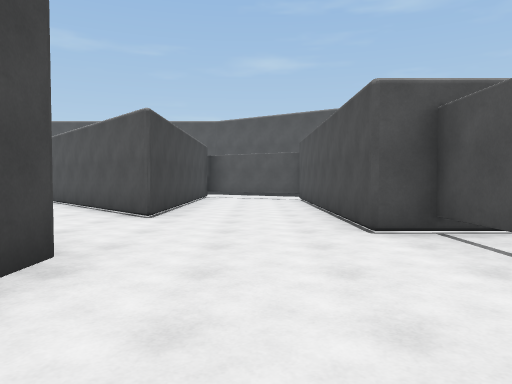
[1] (above)

22 first-person views from a walk through a 3-D level made in the Unity game engine. The camera is 1.3 m above the floor, tilts 2° down and sees 70° across. The floor is counted in squares, 2 m on a side. Each view is taken from the middle of a square. On the plan, view 1 faces up. The plan holds only what a view shows up to about 11 squares ahead; the rest is blank. The place goes on beyond the plan. The player character is not drawn.

[2]
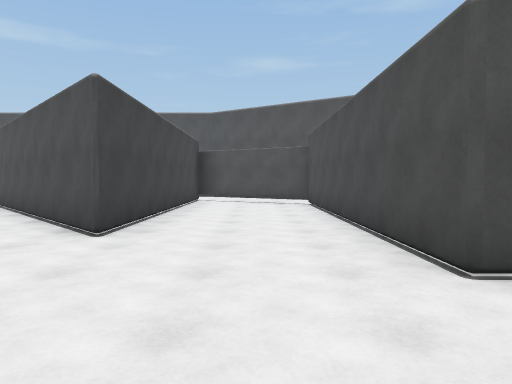

[3]
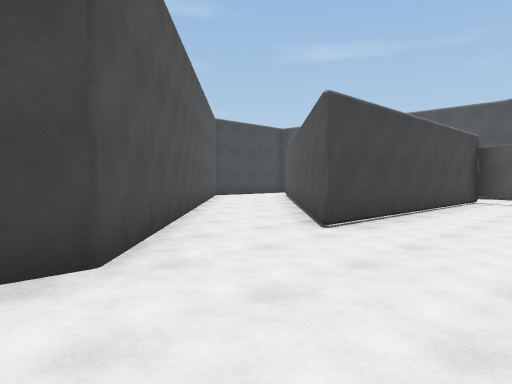

[4]
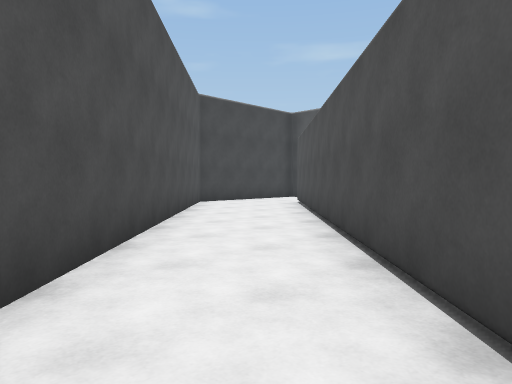

[5]
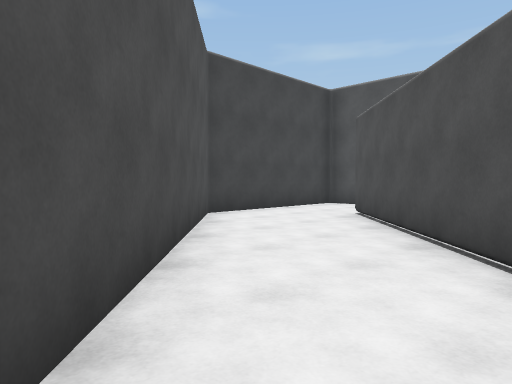

[6]
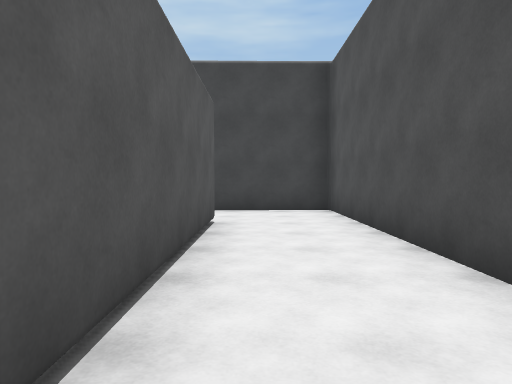

[7]
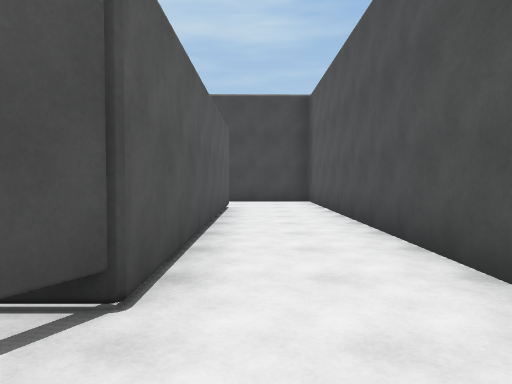

[8]
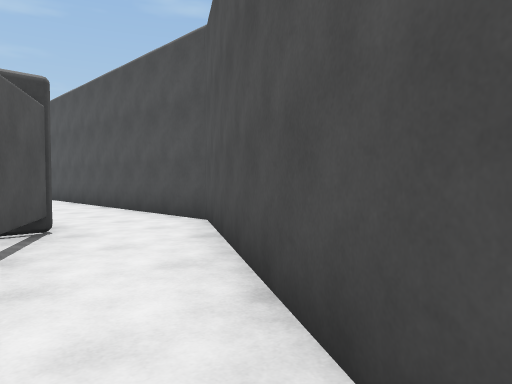

[9]
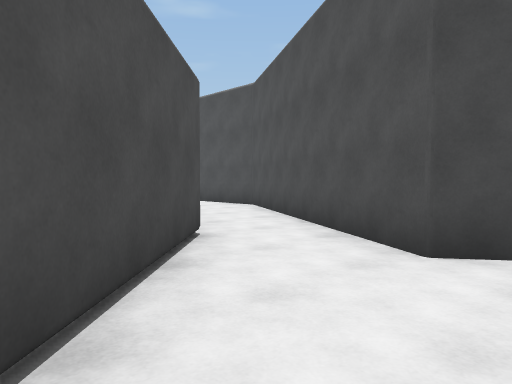

[10]
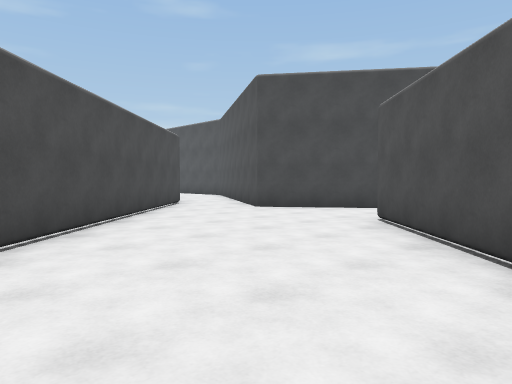

[11]
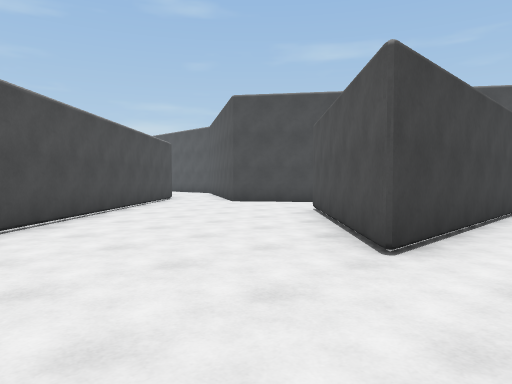

[12]
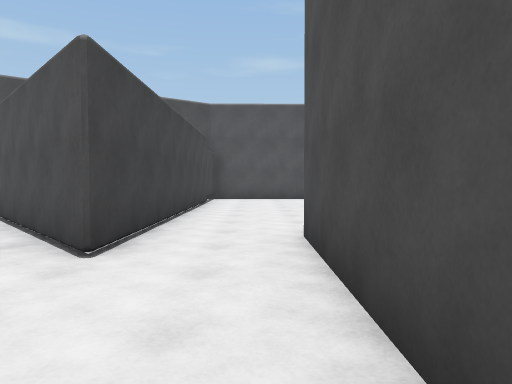

[13]
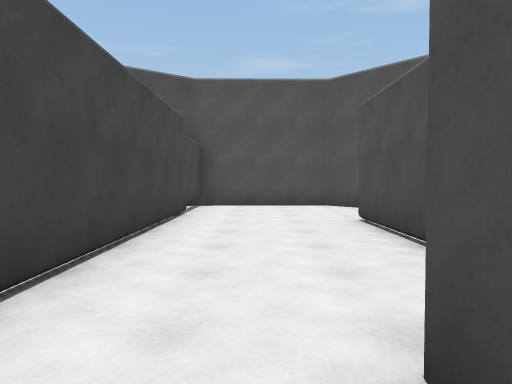

[14]
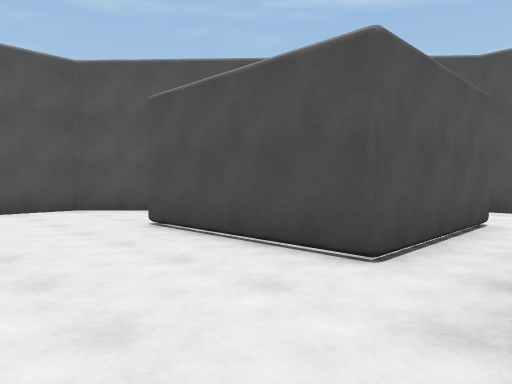

[15]
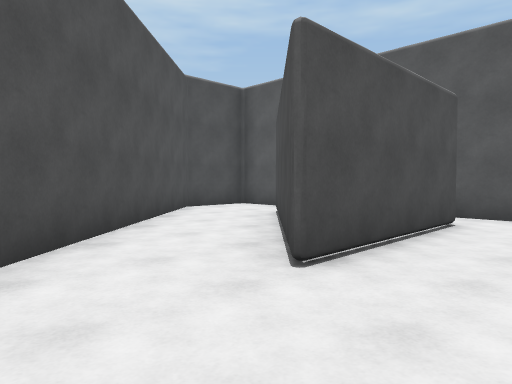

[16]
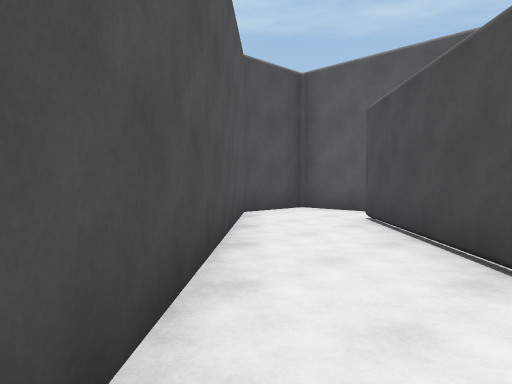

[17]
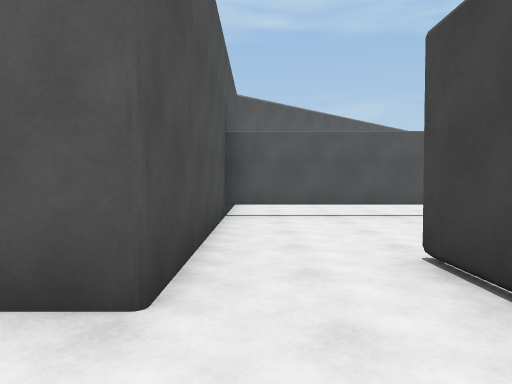

[18]
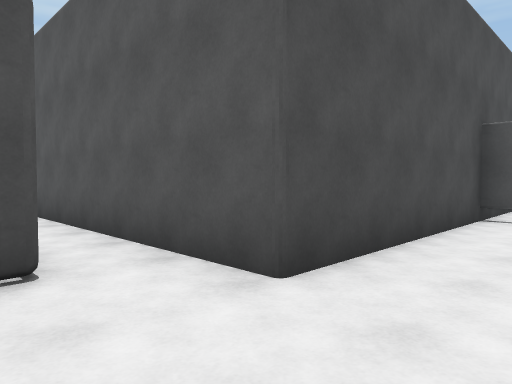

[19]
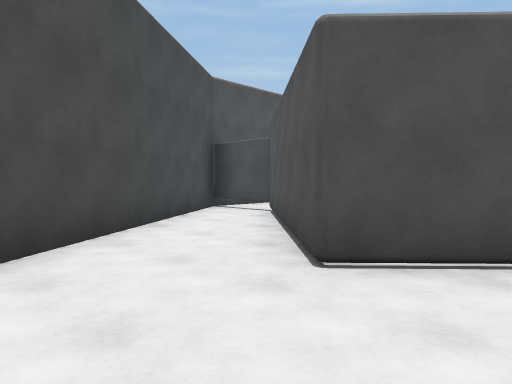

[20]
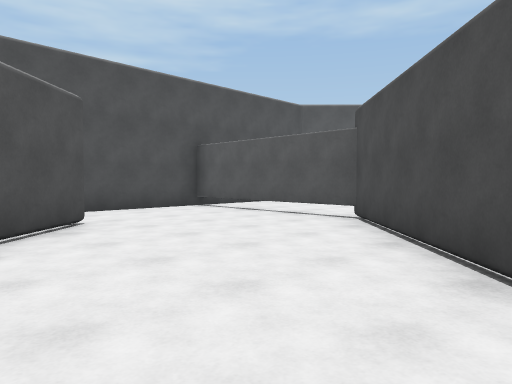

[21]
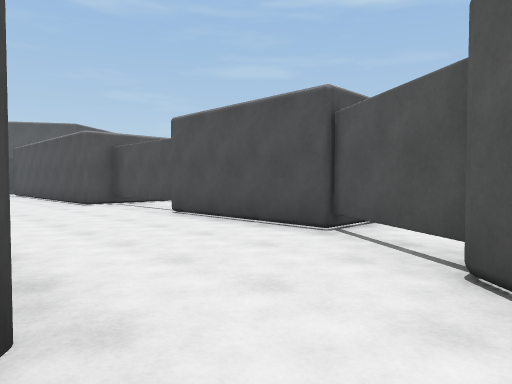

[22]
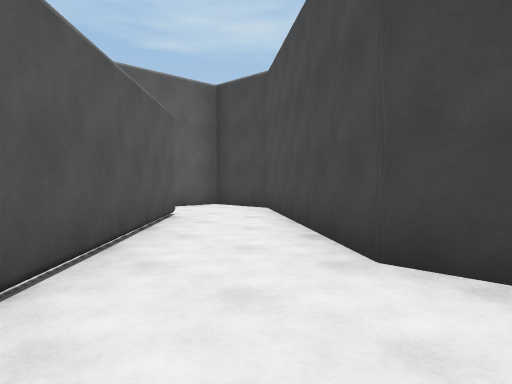

### Floor plan
Key: @ floor where view 1 was taken; # wall or solid block; . floor; T thing the floor can be seen under or through.
Columns run from 11 left of view 1 to 20 right of it. Each row starts with its distance up from view 1.
 17                     #######
 16 ###########        ##.#...##
 15 #.........###    ###..#....##
 14 #...........### ##...##.....##
 13 #..########...###...##...#...##
 12 #...##   ####......###...##...##
 11 #....##  #..##.....###...###...#
 10 ###...## #...##.....##.....##..#
  9   ##...###...###.....#..########
  8    ##...##...####....#..#
  7     ##...#...#  ##......#
  6      ##......#   #......#
  5       ##.....#   ##.....#
  4        ##....#.    TTTTT#
  3         ##...#.    .....
  2          #...#     .....
  1           ...#
  0           .@.#
 -1           ...#
 -2          #...#
 -3          #..##
 -4         ##..#.
 -5        ##..##
 -6       ##..##
 -7       #..##
 -8       #..#
 -9       #..
-10       ##

Positions as (right, up) in squares from view 1, and headings:
1: (0, 0), facing up
2: (0, 2), facing up
3: (1, 2), facing up-left
4: (-2, 5), facing up-left
5: (-5, 7), facing up-left
6: (-3, 14), facing left
7: (0, 14), facing left
8: (3, 12), facing up-left
9: (5, 9), facing up-left
10: (10, 6), facing up-left
11: (12, 5), facing up-left
12: (12, 5), facing up
13: (12, 8), facing up
14: (11, 9), facing up-right
15: (12, 16), facing down-right
16: (14, 16), facing down-right
17: (12, 11), facing down
18: (11, 11), facing down-right
19: (5, 10), facing up-right
20: (5, 10), facing down-right
21: (-2, -5), facing up-right
22: (1, -2), facing down-left
